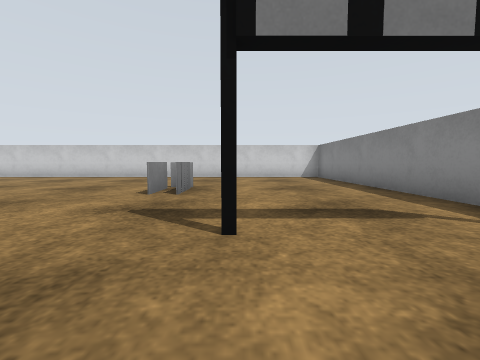
View 1 (above)

16 first-person views from a walk through a Gazebo world. The camera is 0.12 m above the floor, tilts 4° down and sees 90° across. The floor is counted in squares, 0.2 m on a side. Each view is taken from the middle of a square. On the plan, view 1 faces up. The plan holds only what a view shows up to about 9 squares ahead; the rest is blank. Some surface patterns are stand-ins.

View 2
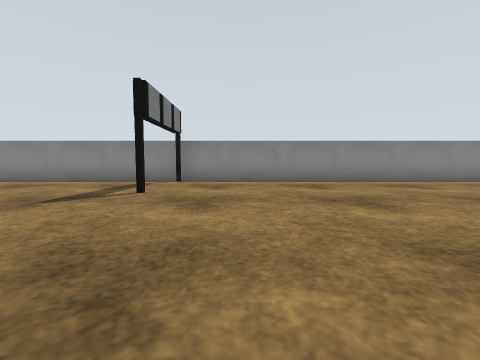

View 3
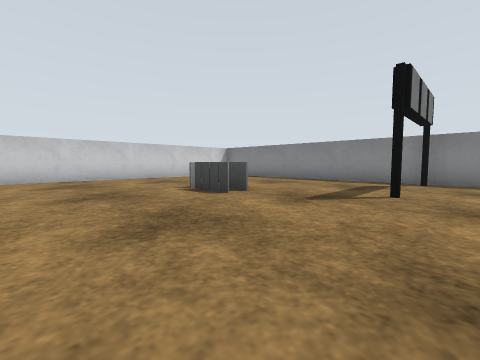

View 4
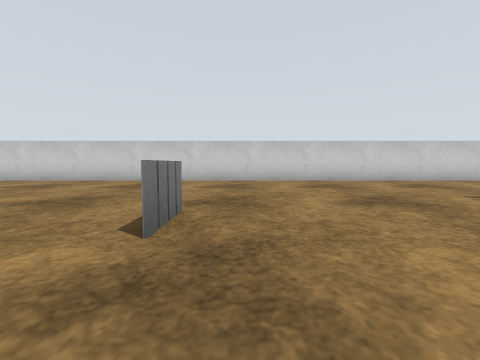

View 5
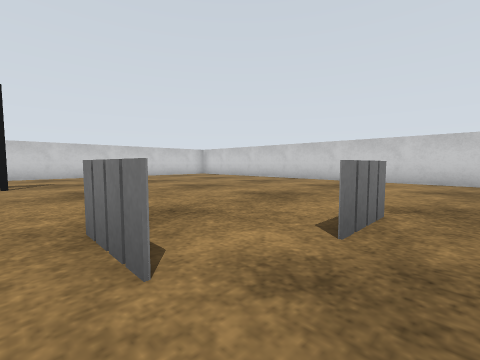

View 6
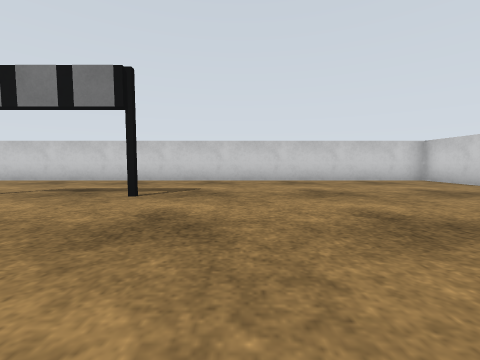

View 7
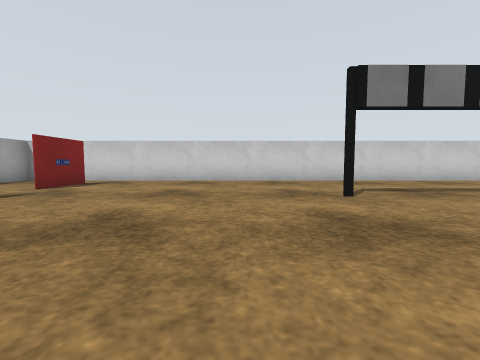

View 8
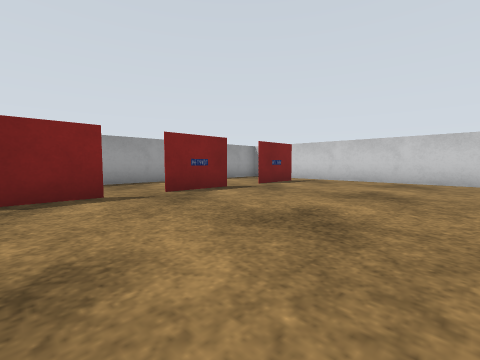

View 9
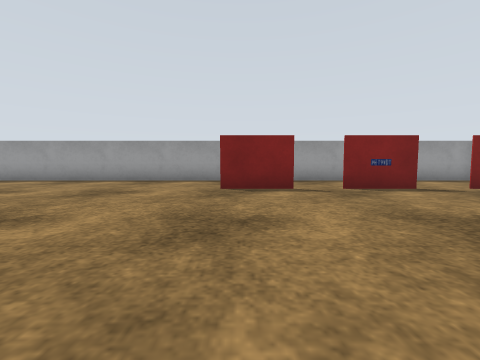

View 10
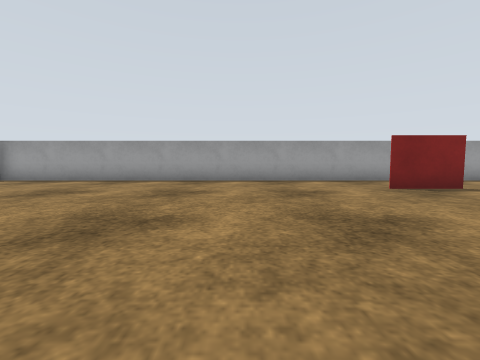

View 11
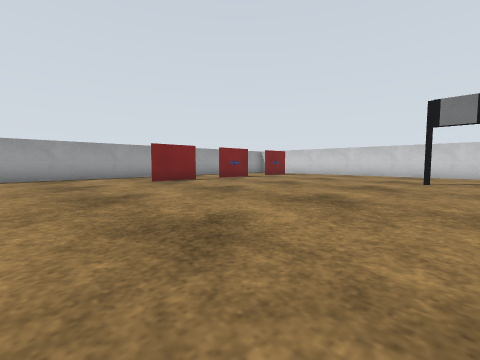

View 12
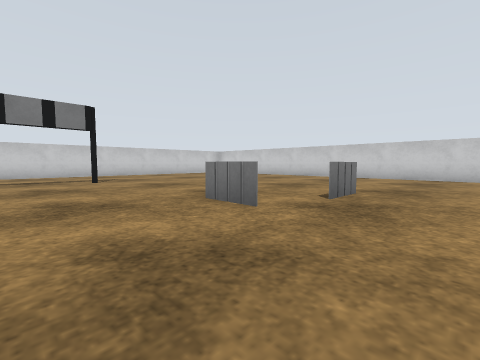

View 13
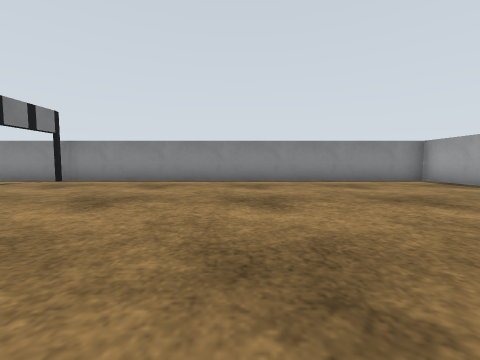

View 14
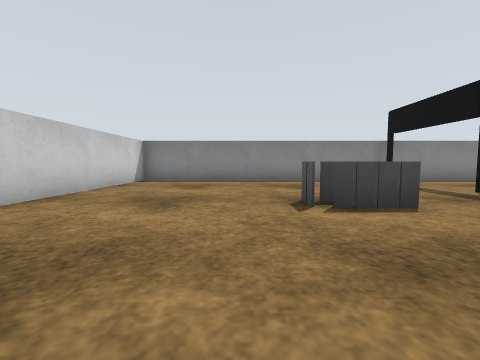

View 15
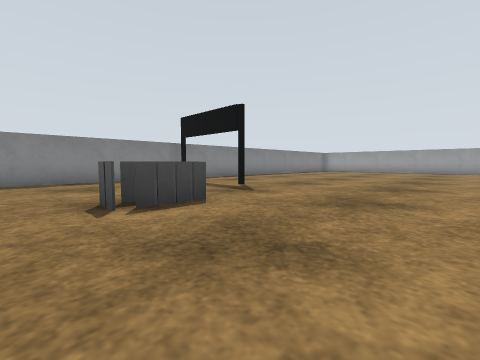

View 16
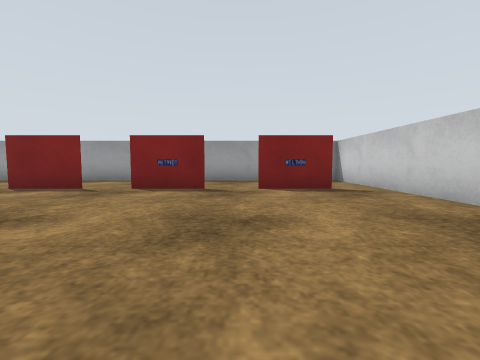

### Floor plan
Points are (right, up) in squares from view 1. A wall is a line through its corners. A room is listed if a view was taken in it or the views show most of it. See-through windows are left out.
Room 1 (views 1, 2, 3, 4, 5, 6, 7, 8, 9, 10, 11, 12, 13, 14, 15, 16)
walls: (-10.4, -7.6) (-8.5, -7.6); (-13.2, -7.6) (-11.4, -7.6); (-16.2, -7.6) (-14.4, -7.6); (-17.4, -10.4) (3.4, -10.4) (3.4, 10.4) (-17.4, 10.4) (-17.4, -10.4)
low walls: (-7.1, 2.5) (-8.1, 2.5)
objects: traffic light (-13, -1); traffic light (-13, 2); grey box (-8, 2); grey box (-7, 2); grey box (-7, 4); grey box (-7, 5); grey box (-2, 5); grey box (-2, 6); other object (-1, 5); grey box (-1, 6); traffic light (0, 2); traffic light (3, 2)

Positions as (right, up) in squares from view 1, and headings:
1: (0, 0), facing up
2: (-5, 0), facing right
3: (-5, 1), facing up-right
4: (-6, 2), facing up
5: (-6, 2), facing up-left
6: (-9, 4), facing left
7: (-9, -3), facing left
8: (-9, -3), facing down-left
9: (-9, -2), facing down
10: (-5, -2), facing down
11: (-5, 0), facing down-left
12: (-5, 0), facing up-left
13: (-5, -4), facing right
14: (-5, 7), facing right
15: (-5, 7), facing down-right
16: (-14, -2), facing down
